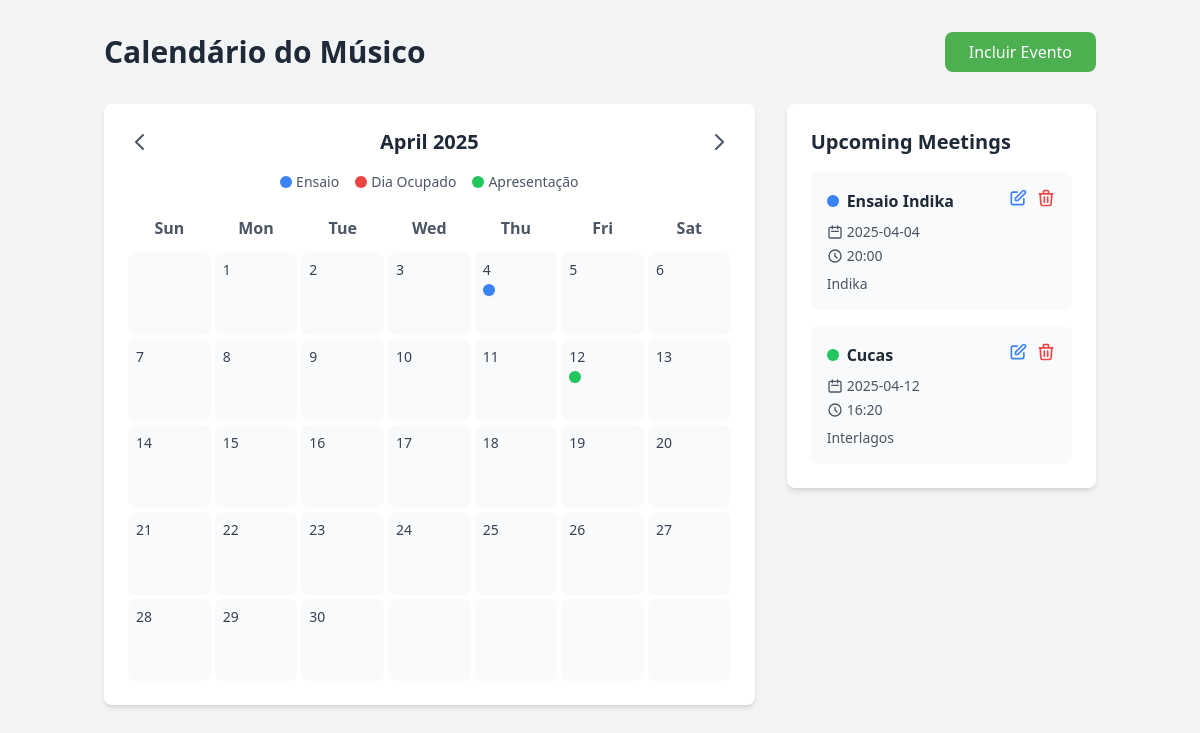
The page / on the database its author committed.
### tables this page shows
CREATE TABLE meetings
                     (id INTEGER PRIMARY KEY AUTOINCREMENT,
                      title TEXT NOT NULL,
                      date TEXT NOT NULL,
                      time TEXT NOT NULL,
                      description TEXT,
                      type TEXT NOT NULL);

### main.py (the view)
@app.route('/')
def index():
    current_date = request.args.get('date')
    if current_date:
        current_date = datetime.strptime(current_date, '%Y-%m')
    else:
        current_date = datetime.now()
    year = current_date.year
    month = current_date.month
    cal = get_calendar_data(year, month)
    conn = get_db()
    c = conn.cursor()
    month_str = f"{year:04d}-{month:02d}"
    print(f"Fetching meetings for month: {month_str}")
    c.execute('SELECT * FROM meetings WHERE strftime("%Y-%m", date) = ? ORDER BY date, time',
             (month_str,))
    meetings = c.fetchall()
    print(f"Found {len(meetings)} meetings")
    for meeting in meetings:
        print(f"Meeting: {meeting['title']} on {meeting['date']} at {meeting['time']} type: {meeting['type']}")
    conn.close()
    if month == 1:
        prev_month = f"{year-1}-12"
        next_month = f"{year}-{month+1:02d}"
    elif month == 12:
        prev_month = f"{year}-{month-1:02d}"
        next_month = f"{year+1}-01"
    else:
        prev_month = f"{year}-{month-1:02d}"
        next_month = f"{year}-{month+1:02d}"
    return render_template('index.html',
                         meetings=meetings,
                         calendar=cal,
                         current_month=month,
                         current_year=year,
                         prev_month=prev_month,
                         next_month=next_month,
                         get_type_color=get_type_color)

### main.py (called while the page is built)
def get_db():
    conn = sqlite3.connect(DATABASE)
    conn.row_factory = sqlite3.Row
    return conn

def get_calendar_data(year, month):
    cal = calendar.monthcalendar(year, month)
    return cal

def get_type_color(type_name):
    colors = {
        'ensaio': 'bg-blue-500',
        'dia_ocupado': 'bg-red-500',
        'apresentacao': 'bg-green-500'
    }
    return colors.get(type_name, 'bg-gray-500')

@app.template_filter('month_name')
def month_name(month_number):
    return calendar.month_name[month_number]

### templates/index.html (shortened to what this page needs)
<!DOCTYPE html>
<html>
<head>
    <script src="https://cdn.tailwindcss.com"></script>
</head>
<body class="bg-gray-100 min-h-screen">
    <div class="container mx-auto px-4 py-8">
        <div class="flex justify-between items-center mb-8">
            <h1 class="text-3xl font-bold text-gray-800">Calendário do Músico</h1>
            <a href="{{ url_for('add_meeting') }}" class="bg-primary hover:bg-green-600 text-white px-6 py-2 rounded-lg transition duration-200">
                Incluir Evento
            </a>
        </div>
        <div class="grid grid-cols-1 lg:grid-cols-3 gap-8">
            <div class="lg:col-span-2">
                <div class="bg-white rounded-lg shadow-md p-6 mb-8">
                    <div class="flex justify-between items-center mb-4">
                        <a href="{{ url_for('index', date=prev_month) }}" class="text-gray-600 hover:text-gray-800">
                            <svg class="w-6 h-6" fill="none" stroke="currentColor" viewBox="0 0 24 24">
                                <path stroke-linecap="round" stroke-linejoin="round" stroke-width="2" d="M15 19l-7-7 7-7"/>
                            </svg>
                        </a>
                        <h2 class="text-xl font-semibold text-gray-800">{{ current_month|month_name }} {{ current_year }}</h2>
                        <a href="{{ url_for('index', date=next_month) }}" class="text-gray-600 hover:text-gray-800">
                            <svg class="w-6 h-6" fill="none" stroke="currentColor" viewBox="0 0 24 24">
                                <path stroke-linecap="round" stroke-linejoin="round" stroke-width="2" d="M9 5l7 7-7 7"/>
                            </svg>
                        </a>
                    </div>
                    <div class="flex justify-center gap-4 mb-4 text-sm">
                        <div class="flex items-center gap-1">
                            <div class="w-3 h-3 rounded-full bg-blue-500"></div>
                            <span class="text-gray-600">Ensaio</span>
                        </div>
                        <div class="flex items-center gap-1">
                            <div class="w-3 h-3 rounded-full bg-red-500"></div>
                            <span class="text-gray-600">Dia Ocupado</span>
                        </div>
                        <div class="flex items-center gap-1">
                            <div class="w-3 h-3 rounded-full bg-green-500"></div>
                            <span class="text-gray-600">Apresentação</span>
                        </div>
                    </div>
                    <div class="grid grid-cols-7 gap-1">
                        <div class="text-center font-semibold text-gray-600 py-2">Sun</div>
                        <div class="text-center font-semibold text-gray-600 py-2">Mon</div>
                        <div class="text-center font-semibold text-gray-600 py-2">Tue</div>
                        <div class="text-center font-semibold text-gray-600 py-2">Wed</div>
                        <div class="text-center font-semibold text-gray-600 py-2">Thu</div>
                        <div class="text-center font-semibold text-gray-600 py-2">Fri</div>
                        <div class="text-center font-semibold text-gray-600 py-2">Sat</div>
                        {% for week in calendar %}
                            {% for day in week %}
                                <div class="aspect-square bg-gray-50 rounded-lg p-2 hover:bg-gray-100 transition duration-200 {% if day == 0 %}bg-gray-100{% endif %}">
                                    {% if day != 0 %}
                                        <div class="text-sm font-medium text-gray-700">{{ day }}</div>
                                        <div class="flex flex-wrap gap-1 mt-1">
                                            {% for meeting in meetings %}
                                                {% set meeting_date = meeting[2].split('-') %}
                                                {% if meeting_date[2]|int == day %}
                                                    <div class="w-3 h-3 rounded-full {{ get_type_color(meeting[5]) }} shadow-sm cursor-pointer hover:scale-110 transition-transform"
                                                         title="{{ meeting[1] }} - {{ meeting[3] }}"></div>
                                                {% endif %}
                                            {% endfor %}
                                        </div>
                                    {% endif %}
                                </div>
                            {% endfor %}
                        {% endfor %}
                    </div>
                </div>
            </div>
            <div class="lg:col-span-1">
                <div class="bg-white rounded-lg shadow-md p-6 sticky top-8">
                    <h2 class="text-xl font-semibold text-gray-800 mb-4">Upcoming Meetings</h2>
                    <div class="space-y-4">
                        {% for meeting in meetings|sort(attribute='2') %}
                        <div class="bg-gray-50 rounded-lg p-4 hover:shadow-md transition duration-200">
                            <div class="flex items-center justify-between mb-2">
                                <div class="flex items-center gap-2">
                                    <div class="w-3 h-3 rounded-full {{ get_type_color(meeting[5]) }} shadow-sm"></div>
                                    <h3 class="font-semibold text-gray-800">{{ meeting[1] }}</h3>
                                </div>
                                <div class="flex gap-2">
                                    <a href="{{ url_for('edit_meeting', id=meeting[0]) }}"
                                       class="text-blue-500 hover:text-blue-700">
                                        <svg class="w-5 h-5" fill="none" stroke="currentColor" viewBox="0 0 24 24">
                                            <path stroke-linecap="round" stroke-linejoin="round" stroke-width="2" d="M11 5H6a2 2 0 00-2 2v11a2 2 0 002 2h11a2 2 0 002-2v-5m-1.414-9.414a2 2 0 112.828 2.828L11.828 15H9v-2.828l8.586-8.586z"/>
                                        </svg>
                                    </a>
                                    <form action="{{ url_for('delete_meeting', id=meeting[0]) }}" method="POST" class="inline">
                                        <button type="submit" class="text-red-500 hover:text-red-700"
                                                onclick="return confirm('Are you sure you want to delete this meeting?')">
                                            <svg class="w-5 h-5" fill="none" stroke="currentColor" viewBox="0 0 24 24">
                                                <path stroke-linecap="round" stroke-linejoin="round" stroke-width="2" d="M19 7l-.867 12.142A2 2 0 0116.138 21H7.862a2 2 0 01-1.995-1.858L5 7m5 4v6m4-6v6m1-10V4a1 1 0 00-1-1h-4a1 1 0 00-1 1v3M4 7h16"/>
                                            </svg>
                                        </button>
                                    </form>
                                </div>
                            </div>
                            <div class="text-sm text-gray-600">
                                <p class="flex items-center">
                                    <svg class="w-4 h-4 mr-1" fill="none" stroke="currentColor" viewBox="0 0 24 24">
                                        <path stroke-linecap="round" stroke-linejoin="round" stroke-width="2" d="M8 7V3m8 4V3m-9 8h10M5 21h14a2 2 0 002-2V7a2 2 0 00-2-2H5a2 2 0 00-2 2v12a2 2 0 002 2z"/>
                                    </svg>
                                    {{ meeting[2] }}
                                </p>
                                <p class="flex items-center mt-1">
                                    <svg class="w-4 h-4 mr-1" fill="none" stroke="currentColor" viewBox="0 0 24 24">
                                        <path stroke-linecap="round" stroke-linejoin="round" stroke-width="2" d="M12 8v4l3 3m6-3a9 9 0 11-18 0 9 9 0 0118 0z"/>
                                    </svg>
                                    {{ meeting[3] }}
                                </p>
                            </div>
                            {% if meeting[4] %}
                            <p class="text-sm text-gray-600 mt-2">{{ meeting[4] }}</p>
                            {% endif %}
                        </div>
                        {% endfor %}
                    </div>
                </div>
            </div>
        </div>
    </div>
</body>
</html>

### rows shown on the page
meetings: title "Ensaio Indika", date "2025-04-04", time "20:00", description "Indika"
meetings: title "Cucas", date "2025-04-12", time "16:20", description "Interlagos"

### other values the page prints
{{ current_month|month_name }} "April"
{{ current_year }} "2025"
{{ day }} "1" "2" "3" "4" "5" "6" "7" "8" "9" "10" "11" "12" "13" "14" "15" "16" "17" "18" "19" "20" "21" "22" "23" "24" "25" "26" "27" "28" "29" "30"
